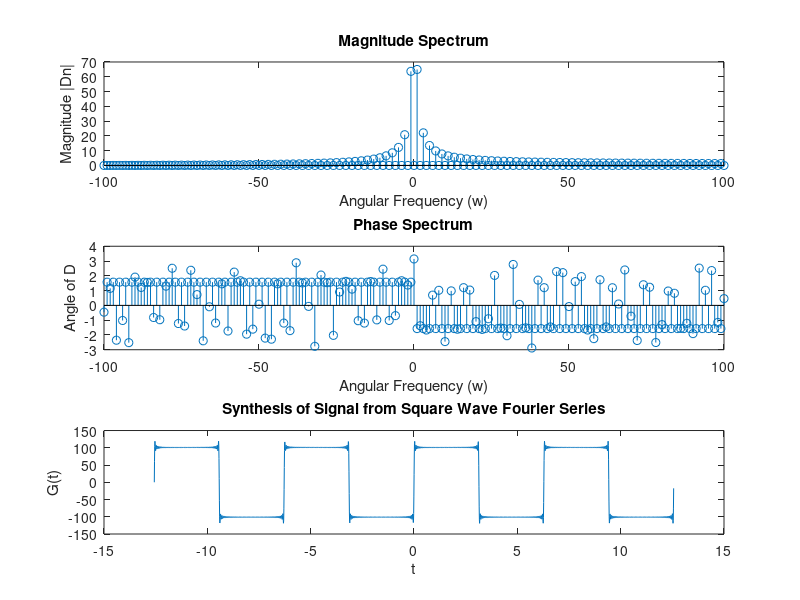

MATLAB code for this plot:
clc;
clear all;
close all;

T0 = 2 * pi;
N = 100;
% N = 11;
w0 = 2*pi / T0;
t = -4 * pi : 0.01 : 4 * pi;
w = (-N: N) * (2 * pi / T0);

for i = 1:length(w)
	D(i) = i / T0 * integral(@(t)square(t).*exp(-1j*w(i)*t), 0, T0);
end

figure;
subplot(3, 1, 1);
stem(w, abs(D));
xlabel('Angular Frequency (w)');
ylabel('Magnitude |Dn|');
title('Magnitude Spectrum');

subplot(3, 1, 2);
stem(w, angle(D));
xlabel('Angular Frequency (w)');
ylabel('Angle of D');
title('Phase Spectrum');

sum = 0;
for i = 1:length(w)
	sum = sum + D(i)*exp(j*w(i)*t);
end

subplot(3, 1, 3);
plot(t, sum);
xlabel('t');
ylabel('G(t)');
title('Synthesis of Signal from Square Wave Fourier Series');
